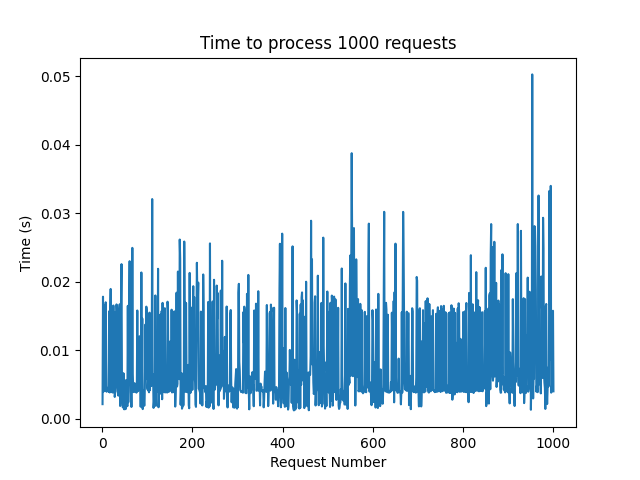

Generate this figure with Python:
from matplotlib import pyplot as plt
import datetime

sequential_1000_log = open("sequential_1000.log", "r")
lines = sequential_1000_log.readlines()

start = 0
end = 0
x = []
y = []
i = 1
for line in lines[6:2006]:
    line = line.split()
    if line[2] == 'search':
        start = datetime.datetime.strptime(line[1], '%H:%M:%S.%f')
    else:
        end = datetime.datetime.strptime(line[1], '%H:%M:%S.%f')
        y.append((end - start).total_seconds())
        x.append(i)
        i += 1

plt.plot(x, y)
plt.xlabel('Request Number')
plt.ylabel('Time (s)')
plt.title('Time to process 1000 requests')
plt.savefig('sequential_1000_plot.png')

print("Average = ", sum(y)/len(y))
print("Max = ", max(y))
print("Min = ", min(y))
